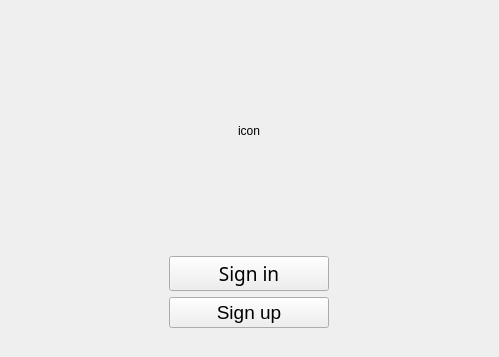
<?xml version="1.0" encoding="UTF-8"?>
<ui version="4.0">
 <class>MainPage</class>
 <widget class="QWidget" name="MainPage">
  <property name="geometry">
   <rect>
    <x>0</x>
    <y>0</y>
    <width>499</width>
    <height>357</height>
   </rect>
  </property>
  <property name="sizePolicy">
   <sizepolicy hsizetype="Fixed" vsizetype="Fixed">
    <horstretch>0</horstretch>
    <verstretch>0</verstretch>
   </sizepolicy>
  </property>
  <property name="windowTitle">
   <string>Form</string>
  </property>
  <layout class="QGridLayout" name="gridLayout">
   <item row="2" column="0">
    <widget class="QFrame" name="frame_2">
     <property name="frameShape">
      <enum>QFrame::NoFrame</enum>
     </property>
     <property name="frameShadow">
      <enum>QFrame::Raised</enum>
     </property>
     <layout class="QVBoxLayout" name="verticalLayout_5">
      <item alignment="Qt::AlignHCenter">
       <widget class="QLabel" name="icon">
        <property name="sizePolicy">
         <sizepolicy hsizetype="Expanding" vsizetype="Expanding">
          <horstretch>0</horstretch>
          <verstretch>0</verstretch>
         </sizepolicy>
        </property>
        <property name="text">
         <string>icon</string>
        </property>
       </widget>
      </item>
      <item alignment="Qt::AlignHCenter|Qt::AlignBottom">
       <widget class="QFrame" name="frame">
        <property name="sizePolicy">
         <sizepolicy hsizetype="Expanding" vsizetype="Fixed">
          <horstretch>0</horstretch>
          <verstretch>0</verstretch>
         </sizepolicy>
        </property>
        <property name="layoutDirection">
         <enum>Qt::LeftToRight</enum>
        </property>
        <property name="autoFillBackground">
         <bool>false</bool>
        </property>
        <property name="frameShape">
         <enum>QFrame::NoFrame</enum>
        </property>
        <property name="frameShadow">
         <enum>QFrame::Raised</enum>
        </property>
        <layout class="QVBoxLayout" name="verticalLayout">
         <property name="sizeConstraint">
          <enum>QLayout::SetNoConstraint</enum>
         </property>
         <item>
          <widget class="QPushButton" name="signin">
           <property name="sizePolicy">
            <sizepolicy hsizetype="Maximum" vsizetype="Fixed">
             <horstretch>0</horstretch>
             <verstretch>0</verstretch>
            </sizepolicy>
           </property>
           <property name="minimumSize">
            <size>
             <width>160</width>
             <height>0</height>
            </size>
           </property>
           <property name="font">
            <font>
             <family>Sans Serif</family>
             <pointsize>14</pointsize>
             <italic>false</italic>
            </font>
           </property>
           <property name="layoutDirection">
            <enum>Qt::LeftToRight</enum>
           </property>
           <property name="styleSheet">
            <string notr="true"/>
           </property>
           <property name="text">
            <string>Sign in</string>
           </property>
          </widget>
         </item>
         <item>
          <widget class="QPushButton" name="signup">
           <property name="sizePolicy">
            <sizepolicy hsizetype="Maximum" vsizetype="Fixed">
             <horstretch>0</horstretch>
             <verstretch>0</verstretch>
            </sizepolicy>
           </property>
           <property name="minimumSize">
            <size>
             <width>160</width>
             <height>0</height>
            </size>
           </property>
           <property name="font">
            <font>
             <pointsize>14</pointsize>
            </font>
           </property>
           <property name="text">
            <string>Sign up</string>
           </property>
          </widget>
         </item>
        </layout>
       </widget>
      </item>
     </layout>
    </widget>
   </item>
  </layout>
 </widget>
 <resources/>
 <connections/>
</ui>
